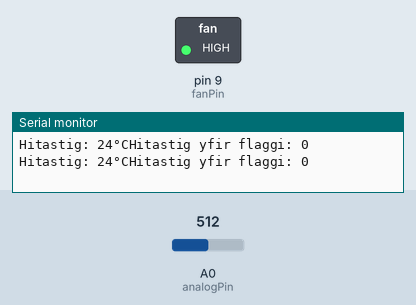
Recording of a sketch running on a simulated Arduino Uno, built for the host (arithmetic inside an expression is 32-bit, double 64-bit). Shown: switched loads named in the sketch (green lamp = pin HIGH), the last lines printed to the serial monitor. The inputs (shaded band) are chosen by the test bench; at power-on: A0 (analogPin) = 512.

Above: at 1.8 s.
1.9 s: A0 (analogPin) set to 410
3.4 s: A0 (analogPin) set to 380
At 5.0 s:
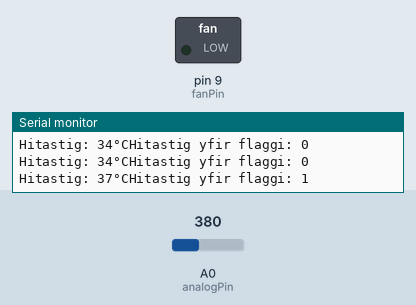
5.5 s: A0 (analogPin) set to 511
At 6.6 s:
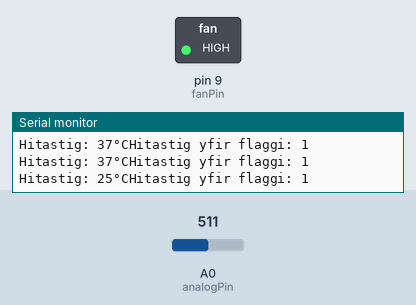
7.5 s: A0 (analogPin) set to 306
At 8.3 s:
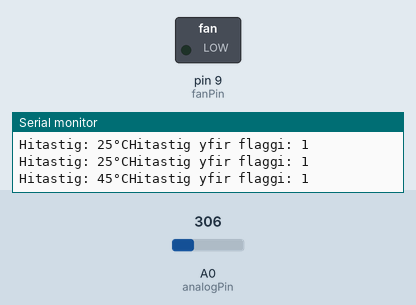
Timing chart, 0 to 10.5 s (numbered marks = the images above; inputs shaded):
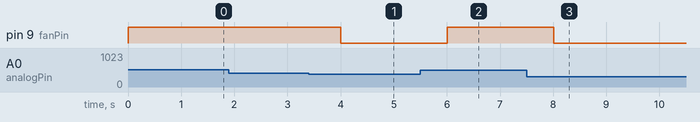

Measured:
- the behaviour switches between 394 and 393 on A0 (analogPin) (found by bisection; images 0 and 1)
- after the input at 3.4 s, pin 9 (fanPin): HIGH → LOW after 0.60 s
- after the input at 5.5 s, pin 9 (fanPin): LOW → HIGH after 0.51 s
- after the input at 7.5 s, pin 9 (fanPin): HIGH → LOW after 0.51 s

The sketch:

Annarprof-3.2.ino
```cpp
#include <Arduino.h>
#include <EEPROM.h>

const int analogPin = A0;  //Analog pinni tengdur við NTC hitaviðnámi
const int fanPin = 9;  // Pinninn sem er tengdur í vistuna
const int thresholdTemperature = 35;  // Skilgreining á max hita í celsíus

const float R1 = 10000.0;  //Viðnáms gildi fasta viðnámsins í spennudeilinum
const float referenceTemperature = 25.0;  //Viðmiðunarhitastig í celsíus
const float beta = 3950.0;  //Beta gildi NTC Hitaviðnámsins

bool temperatureExceededFlag = false;  //Flag til að gefa til kynna hvort hitastig fer yfir viðmiðunar hitastig

void setup()
{
  pinMode(fanPin, OUTPUT);  //Stillir viftupinna sem útgang
  Serial.begin(9600);  //Frumstillir serial samskiptin
}

void loop()
{
  int temperature = readTemperature();  //Les hitastig af NTC hitaviðnámi

  if (temperature > thresholdTemperature)
  {
    temperatureExceededFlag = true;  // tékkar hvort hitin sé yfir mörkum
    saveFlagToFlashMemory();  // Skrifar hvað flaggið segir í flash
  }

  controlFan(temperature);  //Stýrir viftunni út frá hitastigi

  // Skrifar út hitastig og hvað flaggið segir í serial
  Serial.print("Hitastig: ");
  Serial.print(temperature);
  Serial.print("°C\Hitastig yfir flaggi: ");
  Serial.println(temperatureExceededFlag);

  delay(1000);  //Delay í 1 sek
}

float readTemperature()
{
  int analogValue = analogRead(analogPin);  //Les analog gildi frá NTC hitaviðnáminu

  float voltage = (analogValue / 1023.0) * 5.0;  //Breytir analog gildinu í spennu (miðað við 5V viðmiðun)
  float resistance = (R1 * voltage) / (5.0 - voltage);  //Reiknar Viðnám á NTC hitaviðnáminu

  float steinhart;
  steinhart = resistance / R1;  //Reiknar hlutfallið R/R0
  steinhart = log(steinhart);
  steinhart /= beta;
  steinhart += 1.0 / (referenceTemperature + 273.15);
  steinhart = 1.0 / steinhart;
  steinhart -= 273.15;  //Breytir yfir í Celcius

  return steinhart;
}

void controlFan(float temperature)
{
  if (temperature <= thresholdTemperature)
  {
    analogWrite(fanPin, 255);  // Setur viftuna á max
  }
  else
  {
    analogWrite(fanPin, 0);  //Slekkur á viftuni
  }
}

void saveFlagToFlashMemory()
{
  EEPROM.write(0, temperatureExceededFlag);  //Skrifar hvað flaggið segur í flash í addressuna 0
  EEPROM.commit();  //Vistar flash
}
```
